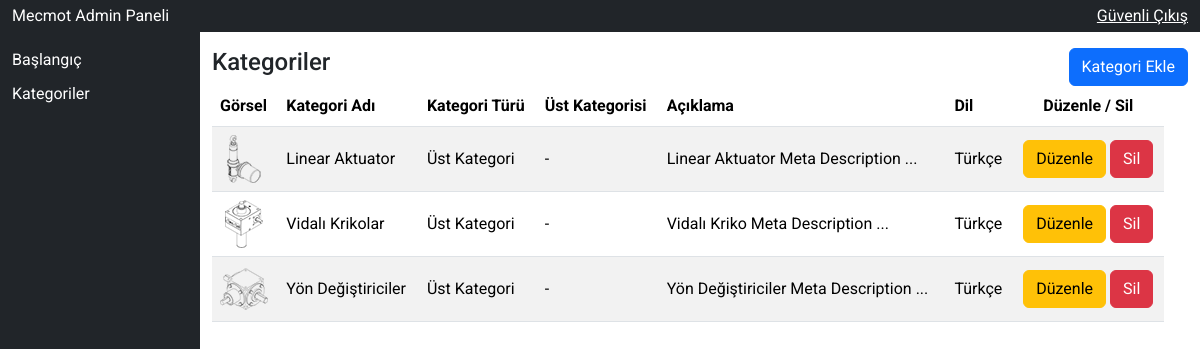
The page /admin/kategoriler.php (signed in) on the database as committed earlier.
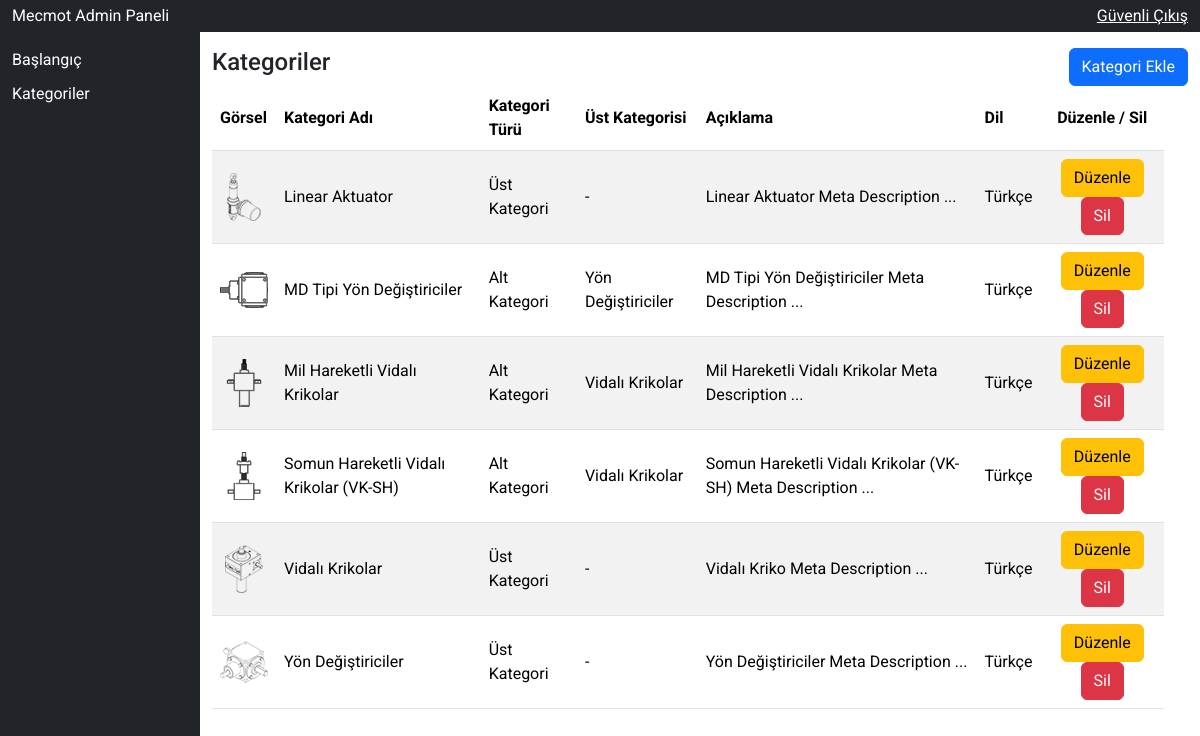
The same page on the database as committed later.
### tables this page shows
CREATE TABLE IF NOT EXISTS `kategoriler` (
  `id` int NOT NULL AUTO_INCREMENT,
  `katAdi` varchar(50) NOT NULL,
  `katTuru` varchar(50) NOT NULL,
  `ustKat` varchar(100) NOT NULL,
  `aciklama` text NOT NULL,
  `gorsel` varchar(100) NOT NULL,
  `katDili` varchar(25) NOT NULL,
  PRIMARY KEY (`id`)
);

### admin/kategoriler.php (the view, shortened to what this page needs)
<?php
require_once('header.php');
?>
<div class="row">
    <div class="col-md-6">
        <h4>Kategoriler</h4>
    </div>
    <div class="col-md-6 text-end">
        <button type="button" class="btn btn-primary" data-bs-toggle="modal" data-bs-target="#staticBackdrop">
            Kategori Ekle
        </button>
    </div>
    <div class="row">
        <div class="col-12">
            <table class="table table-striped">
                <thead>
                    <tr>
                        <th>Görsel</th>
                        <th>Kategori Adı</th>
                        <th>Kategori Türü</th>
                        <th>Üst Kategorisi</th>
                        <th>Açıklama</th>
                        <th>Dil</th>
                        <th class="text-center">Düzenle / Sil</th>
                    </tr>
                </thead>
                <tbody>
                    <?php
                    $katList = $db->prepare('select * from kategoriler order by katAdi asc');
                    $katList->execute();
                    if ($katList->rowCount()) {
                        foreach ($katList as $katListSatir) {
                    ?>
                            <tr>
                                <td><img src="<?php echo $katListSatir['gorsel']; ?>" style="width: 48px;"></td>
                                <td><?php echo $katListSatir['katAdi']; ?></td>
                                <td><?php echo $katListSatir['katTuru']; ?></td>
                                <td><?php echo $katListSatir['ustKat']; ?></td>
                                <td><?php echo substr($katListSatir['aciklama'], 0, 99); ?> ...</td>
                                <td><?php echo $katListSatir['katDili'] ?></td>
                                <td class="text-center">
                                    <a href="kategoriler.php?updateID=<?php echo $katListSatir['id']; ?>" class="btn btn-warning">Düzenle</a>
                                    <a href="kategoriler.php?deleteID=<?php echo $katListSatir['id']; ?>" class="btn btn-danger">Sil</a>
                                </td>
                            </tr>
                    <?php
                        }
                    }
                    ?>
                </tbody>
            </table>
        </div>
    </div>
</div>
<?php require_once('footer.php'); ?>

Rows that differ between the two databases and show on the page:
added kategoriler: gorsel (picture), katAdi "MD Tipi Yön Değiştiriciler", katTuru "Alt Kategori", ustKat "Yön Değiştiriciler", aciklama "MD Tipi Yön Değiştiriciler Meta Description", katDili "Türkçe"
added kategoriler: gorsel (picture), katAdi "Mil Hareketli Vidalı Krikolar", katTuru "Alt Kategori", ustKat "Vidalı Krikolar", aciklama "Mil Hareketli Vidalı Krikolar Meta Description", katDili "Türkçe"
added kategoriler: gorsel (picture), katAdi "Somun Hareketli Vidalı Krikolar (VK-SH)", katTuru "Alt Kategori", ustKat "Vidalı Krikolar", aciklama "Somun Hareketli Vidalı Krikolar (VK-SH) Meta Description", katDili "Türkçe"
